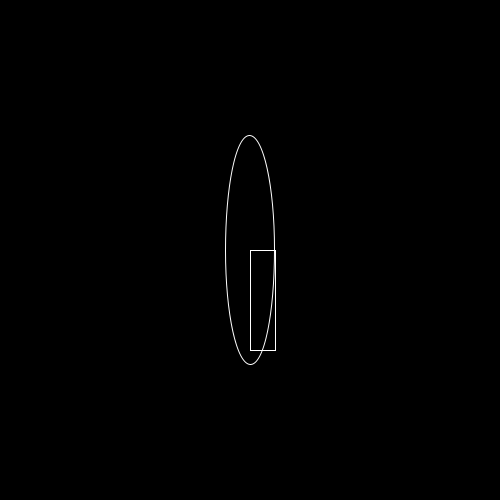
Frame 1 (no input)
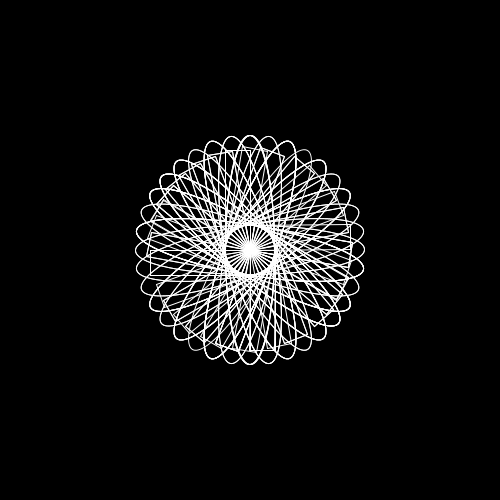
Frame 60 (the mouse pressed at the canvas centre just before this capture)
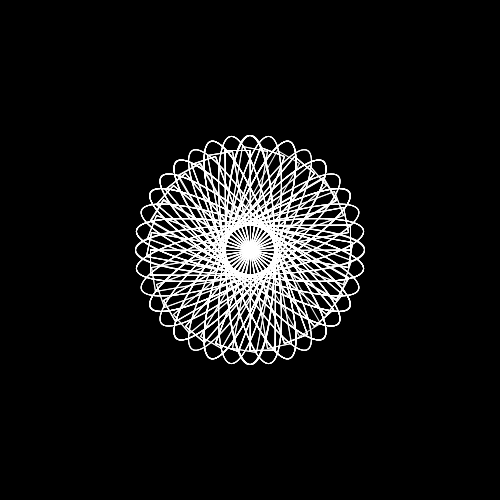
Frame 120 (the mouse held since frame 60 and released just before this capture)

The Processing sketch that drew these frames (run headless with seeded random() and noise(); from frame 60 on, the mouse is pressed at the canvas centre):

// Processing sketch: processing_168614
// ── processing_168614.pde

void setup()
{
size(500,500);
background(0);
noFill();
stroke(255);
smooth();
}

void draw()
{
pushMatrix();
translate(width/2,height/2);
rotate(radians(millis()*50));
ellipse(0,0,50,230);
rect(0,0,25,100);
popMatrix();

}
